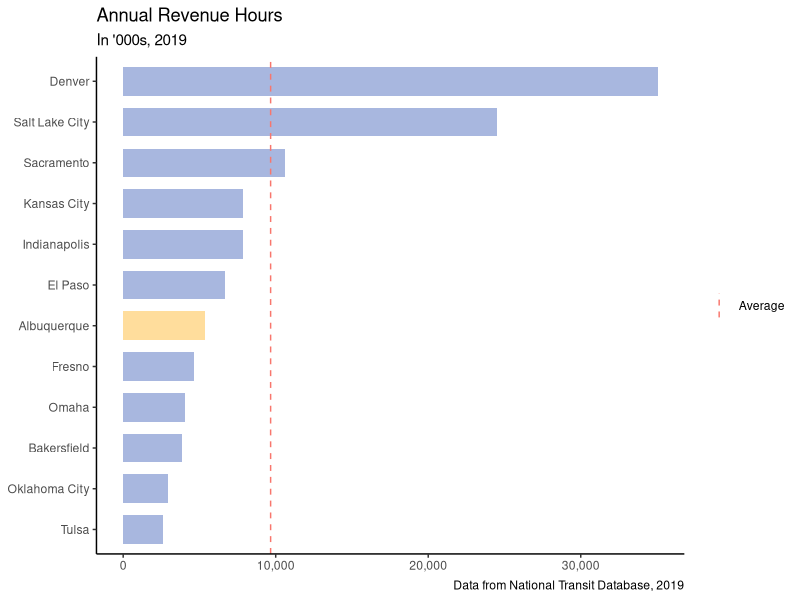
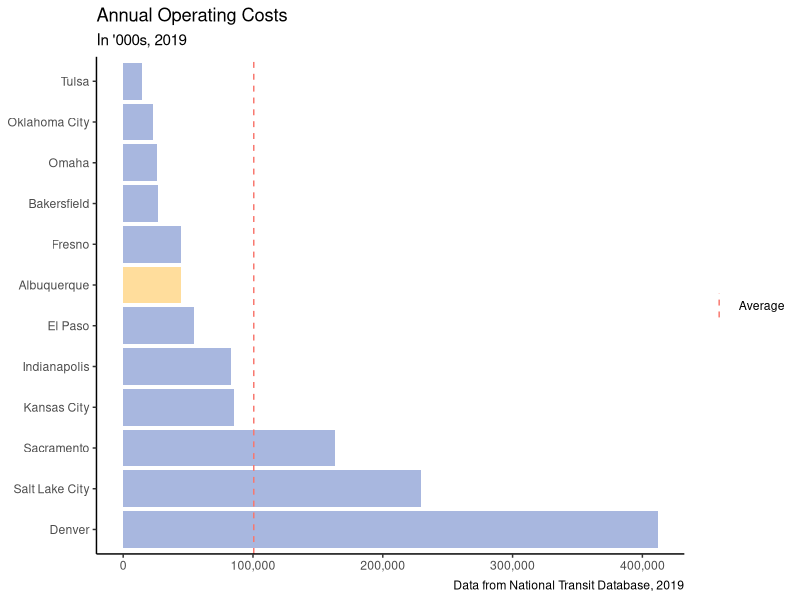
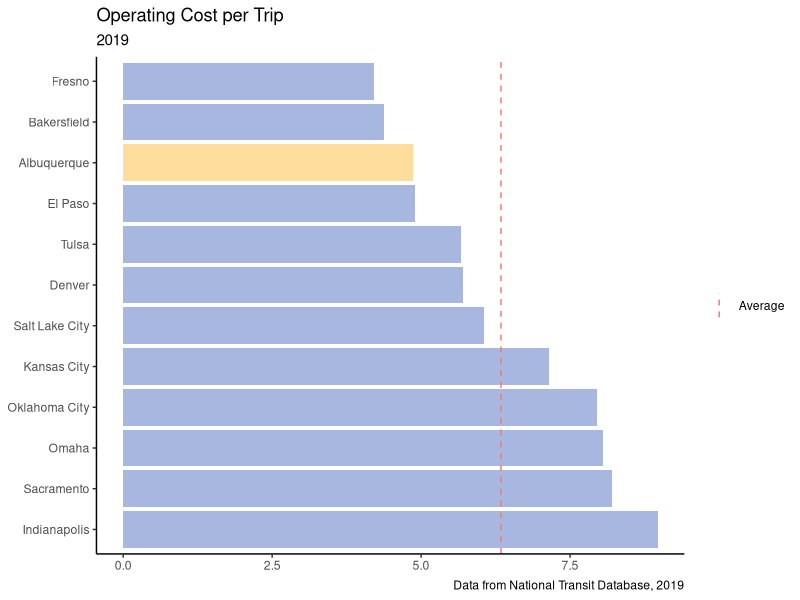
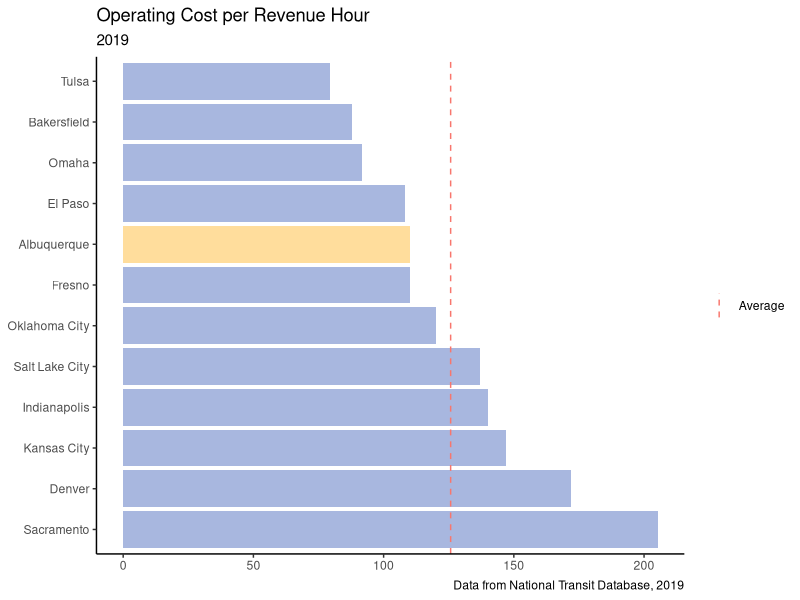
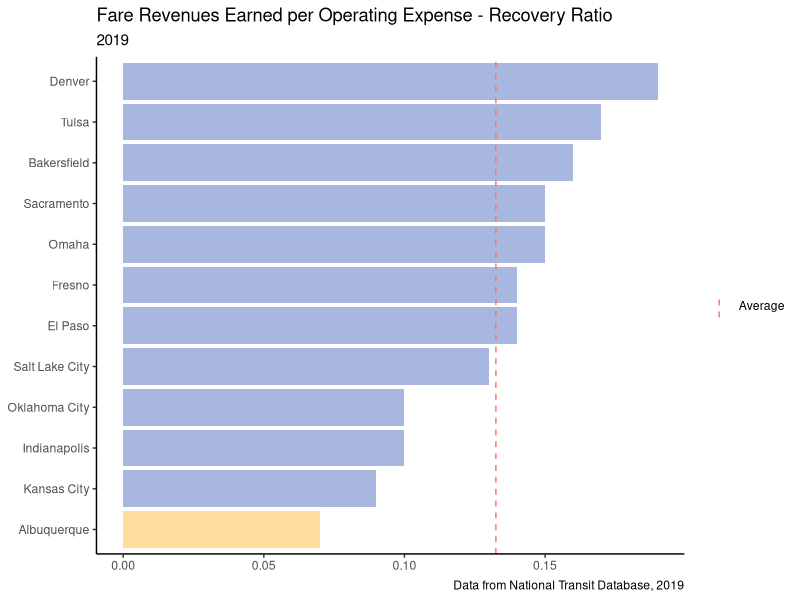
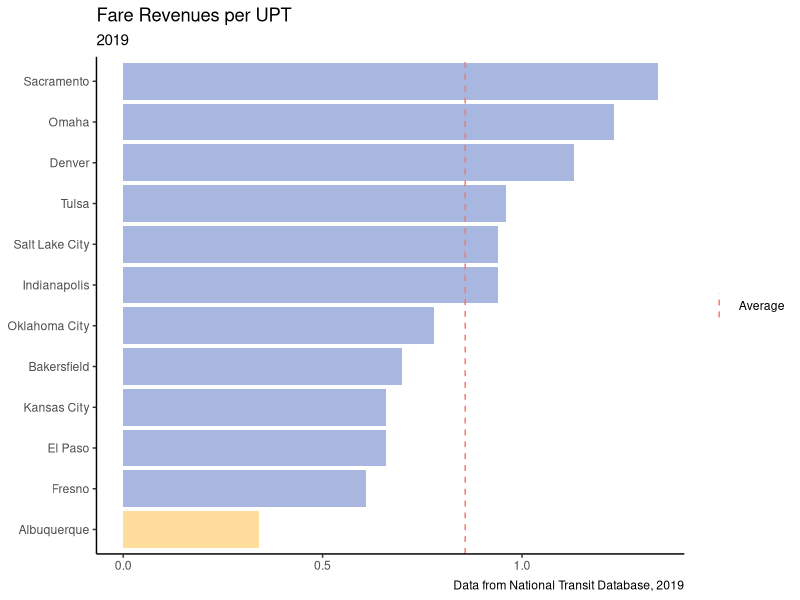
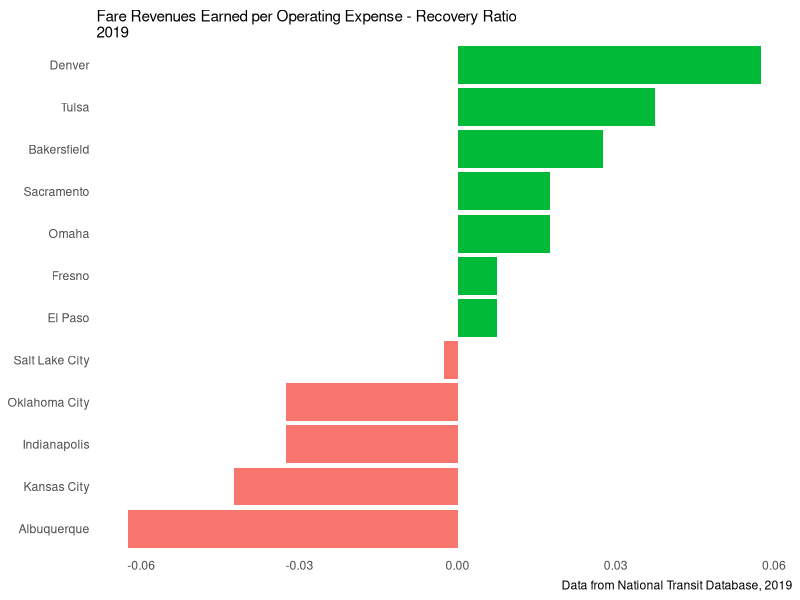
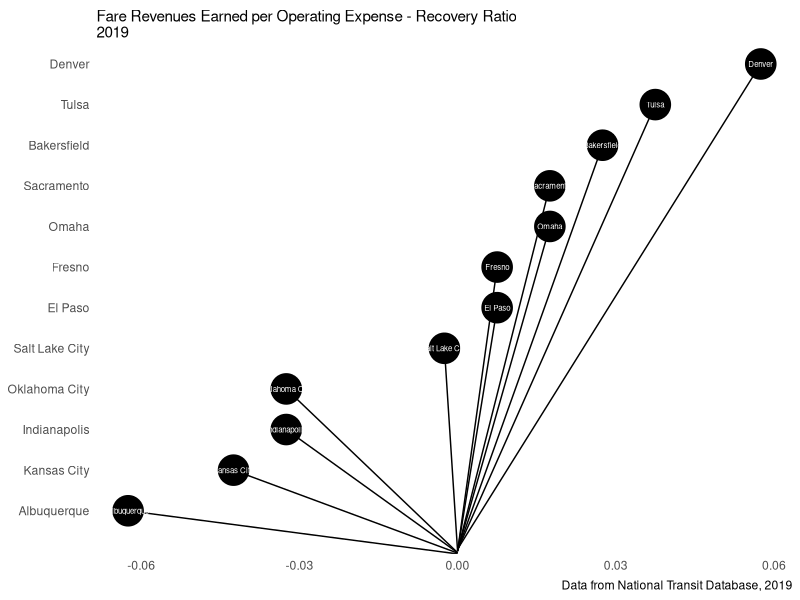

Recreate these plots in R, in order.
## ---- chunk 1
knitr::opts_chunk$set(echo = TRUE)
library(tidyverse)
library(readxl)
library(forcats)
library(scales)
library(stringr)
## ---- chunk 2
library(tidyverse) 
library(knitr)
library(viridis)

theme_minimal <- function(base_size = 11, base_family = "",
                          base_line_size = base_size / 22,
                          base_rect_size = base_size / 22) {
  # Starts with theme_bw and remove most parts
  theme_bw(
    base_size = base_size,
    base_family = base_family,
    base_line_size = base_line_size,
    base_rect_size = base_rect_size
  ) %+replace%
    theme(
      axis.ticks        = element_blank(),
      legend.background = element_blank(),
      legend.key        = element_blank(),
      panel.background  = element_blank(),
      panel.border      = element_rect(linetype = "solid", color = "grey", fill = NA),
      strip.background  = element_blank(),
      plot.background   = element_blank(),
      plot.caption = element_text(hjust = 0, vjust = 1),

      complete = TRUE
    )
}

theme_minimal_60 <- function(base_size = 11, base_family = "",
                          base_line_size = base_size / 22,
                          base_rect_size = base_size / 22) {
  # Starts with theme_bw and remove most parts
  theme_bw(
    base_size = base_size,
    base_family = base_family,
    base_line_size = base_line_size,
    base_rect_size = base_rect_size
  ) %+replace%
    theme(
      axis.text.x       = element_text(angle = 60),
      axis.ticks        = element_blank(),
      legend.background = element_blank(),
      legend.key        = element_blank(),
      panel.background  = element_blank(),
      panel.border      = element_blank(),
      panel.grid.major  = element_blank(),
      strip.background  = element_blank(),
      plot.background   = element_blank(),
      complete = TRUE
    )
}


theme_minimal_blank.x <- function(base_size = 11, base_family = "",
                          base_line_size = base_size / 22,
                          base_rect_size = base_size / 22) {
  # Starts with theme_bw and remove most parts
  theme_bw(
    base_size = base_size,
    base_family = base_family,
    base_line_size = base_line_size,
    base_rect_size = base_rect_size
  ) %+replace%
    theme(
      axis.title        = element_blank(),
      axis.ticks.x      = element_blank(),
      legend.background = element_blank(),
      legend.key        = element_blank(),
      plot.title        = element_text(hjust = 0),
      plot.subtitle     = element_text(hjust = 0),
      panel.background  = element_blank(),
      panel.border      = element_blank(),
      panel.grid.major  = element_blank(),
      panel.grid.minor  = element_blank(),
      axis.ticks        = element_blank(),
      strip.background  = element_blank(),
      plot.background   = element_blank(),
      axis.line.x.bottom = element_line(color = "red"),
      complete = TRUE
    )
}


theme_classic_transit <- function(base_size = 11, 
                                  # base_family = "sans",
                          base_line_size = base_size / 22,
                          base_rect_size = base_size / 22) {
  # Starts with theme_bw and remove most parts
  theme_classic(
    base_size = base_size,
    # base_family = base_family,
    base_line_size = base_line_size,
    base_rect_size = base_rect_size
  ) %+replace%
    theme(
      axis.title        = element_blank(),
      # axis.line.y.left  = element_blank(),
      legend.background = element_blank(),
      legend.key        = element_blank(),
      # plot.title        = element_text(hjust = 0),
      # plot.subtitle     = element_text(hjust = 0),
      panel.background  = element_blank(),
      panel.border      = element_blank(),
      panel.grid.major  = element_blank(),
      panel.grid.minor  = element_blank(),
      strip.background  = element_blank(),
      plot.background   = element_blank(),
      complete = TRUE
    )
}


## ---- chunk 3
# Load the raw data.

service_2019 <- read_excel("2019Service.xlsx")
service_2019_df <- service_2019 %>%
  select(
    "NTD ID",
    "Agency Name",
    "Time Period",
    "Mode",
    "TOS",
    "Vehicles/Passenger Cars Operated in Maximum Service",
    "Vehicles/Passenger Cars Available for Maximum Service",
    "Actual Vehicle/Passenger Car Miles",
    "Actual Vehicle/Passenger Car Revenue Miles",
    "Actual Vehicle/Passenger Car Deadhead Miles",
    "Actual Vehicle/Passenger Car Hours",
    "Actual Vehicle/Passenger Car Revenue Hours",
    "Actual Vehicle/Passenger Car Deadhead Hours",
    "Passenger Miles",
  ) %>%
  rename(
    ntd_id = "NTD ID",
    agency_name = "Agency Name",
    time_period = "Time Period",
    mode = "Mode",
    tos = "TOS",
    vechicles_op_max_service = "Vehicles/Passenger Cars Operated in Maximum Service",
    vehicles_avail_max_service = "Vehicles/Passenger Cars Available for Maximum Service",
    actual_vehicle_car_miles = "Actual Vehicle/Passenger Car Miles",
    actual_vehicle_car_revenue_miles = "Actual Vehicle/Passenger Car Revenue Miles",
    actual_vehicle_car_deadhead_miles = "Actual Vehicle/Passenger Car Deadhead Miles",
    actual_vehicle_car_hours = "Actual Vehicle/Passenger Car Hours",
    actual_vehicle_car_revenue_hours = "Actual Vehicle/Passenger Car Revenue Hours",
    actual_vehicle_car_deadhead_hours = "Actual Vehicle/Passenger Car Deadhead Hours",
    passenger_miles = "Passenger Miles",
  ) %>%
  filter(
    time_period == "Annual Total",
    !mode %in% c("CR", "DR", "DT", "FB", "VP"),
    tos == "DO",
    ntd_id %in% c(80005, 60019, 60006, 90033, 90032, 
                  80001, 90045, 80006, 90019, 50050, 
                  70005, 70035, 60017, 70002, 60018, 
                  90027, 90004)
    ) %>%
  as.data.frame(
  ) %>%
  mutate_at(., 
    "ntd_id", as.numeric
  )
service_2019_df

op_costs_2019 <- read_excel("2019OperatingExpenses.xlsx")

op_costs_2019_df <- op_costs_2019 %>%
  select(
    "NTD ID",
    "Agency Name",
    "Mode",
    "TOS",
    "Operating Expense Type",
    "Total Operating Expenses",
    "ADA Related Expenses"
  ) %>%
  rename(
    ntd_id = "NTD ID",
    agency_name = "Agency Name",
    mode = "Mode",
    tos = "TOS",
    operating_expense_type = "Operating Expense Type",
    total_operating_expenses = "Total Operating Expenses"
  ) %>%
  filter(
      operating_expense_type == "Total",
      !mode %in% c("CR", "DR", "DT", "FB", "VP"),
      tos == "DO",
      ntd_id %in% c(80005, 60019, 60006, 90033, 90032, 
                    80001, 90045, 80006, 90019, 50050, 
                    70005, 70035, 60017, 70002, 60018, 
                    90027, 90004)
  ) %>%
  as.data.frame(
  ) %>%
  mutate_at(., 
    "ntd_id", as.numeric
  )

ntd_metrics <- read.csv("NTD_Metrics.csv")
ntd_metrics_df <- ntd_metrics %>%
  select(
    Agency,
    City,
    NTD.ID,
    Agency.VOMS,
    Mode,
    TOS,
    Mode.VOMS,
    Fare.Revenues.per.Unlinked.Passenger.Trip,
    Fare.Revenues.per.Total.Operating.Expense..Recovery.Ratio.,
    Cost.per..Hour,
    Passengers.per.Hour,
    Cost.per.Passenger,
    Cost.per.Passenger.Mile,
    Fare.Revenues.Earned,
    Unlinked.Passenger.Trips,
    Vehicle.Revenue.Hours,
    Vehicle.Revenue.Miles
  ) %>%
  rename(
    agency_name = Agency,
    city = City,
    ntd_id = NTD.ID,
    agency_voms = Agency.VOMS,
    mode = Mode,
    tos = TOS,
    mode_voms = Mode.VOMS,
    fare_revenues_per_unlinked_passenger_trip = Fare.Revenues.per.Unlinked.Passenger.Trip,
    fare_revenues_per_total_operating_expense_recover_ratio = Fare.Revenues.per.Total.Operating.Expense..Recovery.Ratio.,
    cost_per_hour = Cost.per..Hour,
    passengers_per_hour = Passengers.per.Hour,
    cost_per_passenger = Cost.per.Passenger,
    cost_per_passenger_mile = Cost.per.Passenger.Mile,
    fare_revenues_earned = Fare.Revenues.Earned,
    unlinked_passenger_trips = Unlinked.Passenger.Trips,
    vehicle_revenue_hours = Vehicle.Revenue.Hours,
    vehicle_revenue_miles = Vehicle.Revenue.Miles    
  ) %>%
  filter(
      !mode %in% c("CR", "DR", "DT", "FB", "VP"),
      tos == "DO",
      ntd_id %in% c(80005, 60019, 60006, 90033, 90032, 
                    80001, 90045, 80006, 90019, 50050, 
                    70005, 70035, 60017, 70002, 60018, 
                    90027, 90004)
  ) %>%
  as.data.frame(
  ) %>%
  mutate_at(., 
    c("ntd_id"), as.numeric
  )

ntd_metrics_df

# join dfs

service_costs <- inner_join(service_2019_df, op_costs_2019_df)
service_costs_metrics <- inner_join(service_costs, ntd_metrics_df, by = c("ntd_id", "mode")) %>%
  rename(
    agency_name = agency_name.x,
    tos = tos.x
  ) %>%
  select(
    -agency_name.y,
    tos.y
  )

service_costs_metrics$agency_name <- as.factor(service_costs_metrics$agency_name)
service_costs_metrics

all_service_metrics_fin <- service_costs_metrics %>%
  mutate(
    agency_name = recode_factor(agency_name, 
                                "Indianapolis and Marion County Public Transportation" = "Indianapolis",
                                "City of El Paso" = "El Paso",
                                "Central Oklahoma Transportation and Parking Authority" = "Oklahoma City",
                                "Metropolitan Tulsa Transit Authority" = "Tulsa",
                                "City of Albuquerque" = "Albuquerque",
                                "Transit Authority of Omaha" = "Omaha",
                                "Kansas City Area Transportation Authority" = "Kansas City",
                                "Utah Transit Authority" = "Salt Lake City", 
                                "Denver Regional Transportation District" = "Denver",
                                "Golden Empire Transit District" = "Bakersfield", 
                                "Sacramento Regional Transit District" = "Sacramento",
                                "City of Fresno" = "Fresno")
  ) %>%
  mutate_all(funs(gsub(",","",.))
  ) %>%
  mutate_at(., c("fare_revenues_per_unlinked_passenger_trip", "cost_per_hour", "cost_per_passenger", "cost_per_passenger_mile", "fare_revenues_earned"), funs(str_remove_all(., "[$]"))
  ) %>%
  mutate_at(., 
    c("ntd_id", "agency_voms", "mode_voms", "fare_revenues_per_total_operating_expense_recover_ratio", 
      "passengers_per_hour", "unlinked_passenger_trips", "vehicle_revenue_hours", "vehicle_revenue_miles",
      "total_operating_expenses", "vechicles_op_max_service", "vehicles_avail_max_service", "actual_vehicle_car_miles",
      "actual_vehicle_car_revenue_miles", "actual_vehicle_car_deadhead_miles", "actual_vehicle_car_hours", "actual_vehicle_car_revenue_hours",
      "actual_vehicle_car_deadhead_hours", "passenger_miles", "fare_revenues_per_unlinked_passenger_trip", "cost_per_hour", "cost_per_passenger", "cost_per_passenger_mile", "fare_revenues_earned"), 
    as.numeric
  ) 


str(all_service_metrics_fin)

    
## ---- chunk 4
#, fig.width = 10
# annual revenue hours
rev_hours <- all_service_metrics_fin %>%
  group_by(
    agency_name
  ) %>%
  summarize(
    total_vehicle_rev_miles = sum(actual_vehicle_car_revenue_miles)/1000
  ) %>%
  mutate(
    agency_name = fct_reorder(agency_name, total_vehicle_rev_miles),
    avg_rev_miles = mean(total_vehicle_rev_miles)
  )
 
avg_rev_miles <- rev_hours$avg_rev_miles
  ggplot(data=rev_hours, aes(x = total_vehicle_rev_miles, y = agency_name, fill=factor(ifelse(agency_name=="Albuquerque","abq","nonabq")))) +
  geom_col(stat="identity", width = 0.70, position = position_dodge(), alpha = 1) +
  scale_fill_manual(name = "agency_name", values=c("#FFDD9C","#A8B7DF")) +
  geom_vline(aes(xintercept = avg_rev_miles, color = "Average"), linetype = "dashed") +
  labs(title = "Annual Revenue Hours",
       subtitle = "In '000s, 2019",
       y = "",
       caption = "Data from National Transit Database, 2019") +
  guides(fill=FALSE) +
  scale_x_continuous(labels = scales::comma) +
  theme_classic_transit() +
  theme(legend.title=element_blank())

## ---- chunk 5
# operating expenses
summ_op_expenses <- all_service_metrics_fin %>%
  group_by(
    agency_name
  ) %>%
  summarize(
    tot_op_expenses = sum(total_operating_expenses)/1000,
    op_expense_per_upt = tot_op_expenses/(sum(unlinked_passenger_trips)/1000),
    op_expense_per_rev_hour = tot_op_expenses/(sum(vehicle_revenue_hours)/1000)
  ) %>%
  mutate(
    avg_op_expenses = mean(tot_op_expenses),
    avg_op_expense_per_upt = mean(op_expense_per_upt),
    avg_op_expense_per_rev_hour = mean(op_expense_per_rev_hour)
  )

op_expenses <- summ_op_expenses %>%
  mutate(
    agency_name = fct_reorder(agency_name, tot_op_expenses, .desc = TRUE)
  )

op_expenses_per_upt <- summ_op_expenses %>%
  mutate(
    agency_name = fct_reorder(agency_name, op_expense_per_upt, .desc = TRUE)
  )

op_expenses_per_rev_hour <- summ_op_expenses %>%
  mutate(
    agency_name = fct_reorder(agency_name, op_expense_per_rev_hour, .desc = TRUE)
  )
 
avg_op_expenses <- summ_op_expenses$avg_op_expenses
avg_op_expense_per_upt <- summ_op_expenses$avg_op_expense_per_upt
avg_op_expense_per_rev_hour <- summ_op_expenses$avg_op_expense_per_rev_hour


ggplot(data=op_expenses, aes(x = tot_op_expenses, y = agency_name, fill=factor(ifelse(agency_name=="Albuquerque","abq","nonabq")))) +
  geom_col(stat="identity", position = position_dodge(), alpha = 1) +
  scale_fill_manual(name = "agency_name", values=c("#FFDD9C","#A8B7DF")) +
  geom_vline(aes(xintercept = avg_op_expenses, color = "Average"), linetype="dashed") +
  labs(title = "Annual Operating Costs",
       subtitle = "In '000s, 2019",
       y = "",
       caption = "Data from National Transit Database, 2019") +
  guides(fill=FALSE) +
  scale_x_continuous(labels = scales::comma) +
  theme_classic_transit() +
  theme(legend.title=element_blank())
  
  
ggplot(data=op_expenses_per_upt, aes(x = op_expense_per_upt, y = agency_name, fill=factor(ifelse(agency_name=="Albuquerque","abq","nonabq")))) +
  geom_col(stat="identity", position = position_dodge(), alpha = 1) +
  scale_fill_manual(name = "agency_name", values=c("#FFDD9C","#A8B7DF")) +
  geom_vline(aes(xintercept = avg_op_expense_per_upt, color = "Average"), linetype="dashed") +
  labs(title = "Operating Cost per Trip",
       subtitle = "2019",
       y = "",
       caption = "Data from National Transit Database, 2019") +
  guides(fill=FALSE) +
  scale_x_continuous(labels = scales::comma) +
  theme_classic_transit() +
  theme(legend.title=element_blank())


ggplot(data=op_expenses_per_rev_hour, aes(x = op_expense_per_rev_hour, y = agency_name, fill=factor(ifelse(agency_name=="Albuquerque","abq","nonabq")))) +
  geom_col(stat="identity", position = position_dodge(), alpha = 1) +
  scale_fill_manual(name = "agency_name", values=c("#FFDD9C","#A8B7DF")) +
  geom_vline(aes(xintercept = avg_op_expense_per_rev_hour, color = "Average"), linetype="dashed") +
  labs(title = "Operating Cost per Revenue Hour",
       subtitle = "2019",
       y = "",
       caption = "Data from National Transit Database, 2019") +  guides(fill=FALSE) +
  scale_x_continuous(labels = scales::comma) +
  theme_classic_transit() +
  theme(legend.title=element_blank())


# 
  
## ---- chunk 6
# Revenues earned 

summ_revs_earned <- all_service_metrics_fin %>%
  filter(
    mode == "MB"
  ) %>%
  select(
    agency_name,
    fare_revenues_per_total_operating_expense_recover_ratio,
    fare_revenues_per_unlinked_passenger_trip
  ) %>%
  mutate(
    avg_fare_revenues_per_total_operating_expense_recover_ratio = mean(fare_revenues_per_total_operating_expense_recover_ratio),
    avg_fare_revenues_per_unlinked_passenger_trip = mean(fare_revenues_per_unlinked_passenger_trip),
  )

recov_ratio <- summ_revs_earned %>%
  mutate(
    agency_name = fct_reorder(agency_name, fare_revenues_per_total_operating_expense_recover_ratio)
  )

fare_revs_upt <- summ_revs_earned %>%
  mutate(
    agency_name = fct_reorder(agency_name, fare_revenues_per_unlinked_passenger_trip)
  )

avg_fare_revenues_per_total_operating_expense_recover_ratio <- summ_revs_earned$avg_fare_revenues_per_total_operating_expense_recover_ratio

avg_fare_revenues_per_unlinked_passenger_trip <- summ_revs_earned$avg_fare_revenues_per_unlinked_passenger_trip

ggplot(data=recov_ratio, aes(x = fare_revenues_per_total_operating_expense_recover_ratio, y = agency_name, fill=factor(ifelse(agency_name=="Albuquerque","abq","nonabq")))) +
  geom_col(stat="identity", position = position_dodge(), alpha = 1) +
  scale_fill_manual(name = "agency_name", values=c("#FFDD9C","#A8B7DF")) +
  geom_vline(aes(xintercept = avg_fare_revenues_per_total_operating_expense_recover_ratio, color = "Average"), linetype="dashed") +
  labs(title = "Fare Revenues Earned per Operating Expense - Recovery Ratio",
       subtitle = "2019",
       y = "",
       caption = "Data from National Transit Database, 2019") +
  guides(fill=FALSE) +
  scale_x_continuous(labels = scales::comma) +
  theme_classic_transit() +
  theme(legend.title=element_blank())


ggplot(data=fare_revs_upt, aes(x = fare_revenues_per_unlinked_passenger_trip, y = agency_name, fill=factor(ifelse(agency_name=="Albuquerque","abq","nonabq")))) +
  geom_col(stat="identity", position = position_dodge(), alpha = 1) +
  scale_fill_manual(name = "agency_name", values=c("#FFDD9C","#A8B7DF")) +
  geom_vline(aes(xintercept = avg_fare_revenues_per_unlinked_passenger_trip, color = "Average"), linetype="dashed") +
  labs(title = "Fare Revenues per UPT",
       subtitle = "2019",
       y = "",
       caption = "Data from National Transit Database, 2019") +
  guides(fill=FALSE) +
  scale_x_continuous(labels = scales::comma) +
  theme_classic_transit() +
  theme(legend.title=element_blank())

## ---- chunk 7
summ_revs_earned <- all_service_metrics_fin %>%
  filter(
    mode == "MB"
  ) %>%
  select(
    agency_name,
    fare_revenues_per_total_operating_expense_recover_ratio,
    fare_revenues_per_unlinked_passenger_trip
  ) %>%
  mutate(
    avg_fare_revenues_per_total_operating_expense_recover_ratio = mean(fare_revenues_per_total_operating_expense_recover_ratio),
    avg_fare_revenues_per_unlinked_passenger_trip = mean(fare_revenues_per_unlinked_passenger_trip),
  )

avg_fare_revenues_per_total_operating_expense_recover_ratio <- summ_revs_earned$avg_fare_revenues_per_total_operating_expense_recover_ratio
avg_fare_revenues_per_total_operating_expense_recover_ratio
avg_fare_revenues_per_unlinked_passenger_trip <- summ_revs_earned$avg_fare_revenues_per_unlinked_passenger_trip

recov_ratio <- summ_revs_earned %>%
  mutate(
    agency_name = fct_reorder(agency_name, fare_revenues_per_total_operating_expense_recover_ratio)
  )

fare_revs_upt <- summ_revs_earned %>%
  mutate(
    fare_per_upt_diffs = fare_revenues_per_total_operating_expense_recover_ratio - avg_fare_revenues_per_total_operating_expense_recover_ratio,
    is_diff_negative = ifelse(fare_per_upt_diffs < 0, "Below Average", "Above Average"),
    agency_name = fct_reorder(agency_name, fare_per_upt_diffs)
  ) 

fare_revs_upt

ggplot(data=fare_revs_upt, aes(x = fare_per_upt_diffs, y = agency_name, fill = is_diff_negative)) +
  geom_col(stat="identity", position = position_dodge(), alpha = 1) +
  scale_fill_manual(name="fare_per_upt_diffs", 
                    labels = c("Above Average", "Below Average"), 
                    values = c("#00ba38", "#f8766d")) +
  labs(title = "Fare Revenues Earned per Operating Expense - Recovery Ratio",
       subtitle = "2019",
       y = "",
       caption = "Data from National Transit Database, 2019") +
  theme_minimal_blank.x() +
  guides(fill=FALSE) +
  scale_x_continuous(labels = scales::comma)


ggplot(data=fare_revs_upt, aes(x = fare_per_upt_diffs, y = agency_name, label = agency_name)) +
  geom_point(stat='identity', fill = "black", size=10) +
  geom_segment(aes(y = fare_per_upt_diffs, 
                   x = 0, 
                   yend = agency_name, 
                   xend = fare_per_upt_diffs), 
                   color = "black") +
  geom_text(color = "white", size = 2) +
  labs(title = "Fare Revenues Earned per Operating Expense - Recovery Ratio",
       subtitle = "2019",
       y = "",
       caption = "Data from National Transit Database, 2019") +
  theme_minimal_blank.x() +
  guides(fill=FALSE) +
  scale_x_continuous(labels = scales::comma) +
  theme(legend.title=element_blank())






## ---- chunk 8
# operating cost per revenue hour
op_expenses <- all_service_metrics_fin %>%
  group_by(
    agency_name
  ) %>%
  summarize(
    tot_op_expenses = sum(total_operating_expenses)/1000
  ) %>%
  mutate(
    agency_name = fct_reorder(agency_name, tot_op_expenses, .desc = TRUE),
    avg_op_expenses = mean(tot_op_expenses)
  )
op_expenses 
avg_op_expenses <- op_expenses$avg_op_expenses

  ggplot(data=op_expenses, aes(x = tot_op_expenses, y = agency_name, fill=factor(ifelse(agency_name=="Albuquerque","abq","nonabq")))) +
  geom_col(stat="identity", position = position_dodge(), alpha = 1) +
  scale_fill_manual(name = "agency_name", values=c("#FFDD9C","#A8B7DF")) +
  geom_vline(xintercept = avg_op_expenses, linetype="dashed", color = "#DD934E") +
  labs(title = "Annual Operating Costs",
       subtitle = "In '000s, 2019",
       y = "",
       caption = "Data from National Transit Database, 2019") +
  theme_minimal_blank.x() +
  guides(fill=FALSE) +
  scale_x_continuous(labels = scales::comma)

